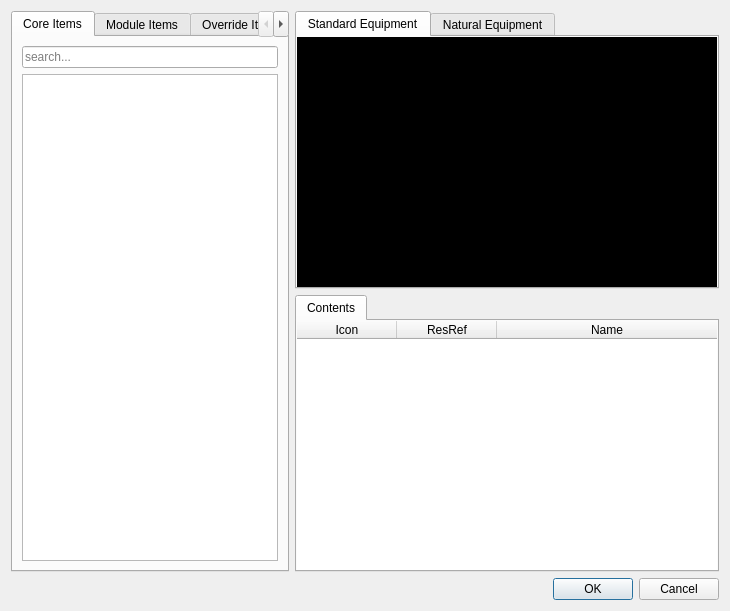
<?xml version="1.0" encoding="UTF-8"?>
<ui version="4.0">
 <class>Dialog</class>
 <widget class="QDialog" name="Dialog">
  <property name="geometry">
   <rect>
    <x>0</x>
    <y>0</y>
    <width>730</width>
    <height>611</height>
   </rect>
  </property>
  <property name="windowTitle">
   <string>Inventory Editor</string>
  </property>
  <layout class="QVBoxLayout" name="verticalLayout_2">
   <item>
    <layout class="QHBoxLayout" name="horizontalLayout" stretch="0,3">
     <item>
      <widget class="QTabWidget" name="tabWidget">
       <property name="currentIndex">
        <number>0</number>
       </property>
       <widget class="QWidget" name="tab">
        <attribute name="title">
         <string>Core Items</string>
        </attribute>
        <layout class="QVBoxLayout" name="verticalLayout_3">
         <item>
          <widget class="QLineEdit" name="coreSearchEdit">
           <property name="placeholderText">
            <string>search...</string>
           </property>
          </widget>
         </item>
         <item>
          <widget class="RobustTreeView" name="coreTree">
           <property name="editTriggers">
            <set>QAbstractItemView::NoEditTriggers</set>
           </property>
           <property name="dragEnabled">
            <bool>true</bool>
           </property>
           <property name="dragDropMode">
            <enum>QAbstractItemView::DragOnly</enum>
           </property>
           <property name="defaultDropAction">
            <enum>Qt::CopyAction</enum>
           </property>
           <property name="alternatingRowColors">
            <bool>true</bool>
           </property>
           <attribute name="headerVisible">
            <bool>false</bool>
           </attribute>
          </widget>
         </item>
        </layout>
       </widget>
       <widget class="QWidget" name="tab_2">
        <attribute name="title">
         <string>Module Items</string>
        </attribute>
        <layout class="QVBoxLayout" name="verticalLayout_4">
         <item>
          <widget class="QLineEdit" name="modulesSearchEdit">
           <property name="placeholderText">
            <string>search...</string>
           </property>
          </widget>
         </item>
         <item>
          <widget class="RobustTreeView" name="modulesTree">
           <property name="editTriggers">
            <set>QAbstractItemView::NoEditTriggers</set>
           </property>
           <property name="dragEnabled">
            <bool>true</bool>
           </property>
           <property name="dragDropMode">
            <enum>QAbstractItemView::DragOnly</enum>
           </property>
           <property name="defaultDropAction">
            <enum>Qt::CopyAction</enum>
           </property>
           <property name="alternatingRowColors">
            <bool>true</bool>
           </property>
           <property name="headerHidden">
            <bool>true</bool>
           </property>
          </widget>
         </item>
        </layout>
       </widget>
       <widget class="QWidget" name="tab_5">
        <attribute name="title">
         <string>Override Items</string>
        </attribute>
        <layout class="QVBoxLayout" name="verticalLayout_5">
         <item>
          <widget class="QLineEdit" name="overrideSearchEdit">
           <property name="placeholderText">
            <string>search...</string>
           </property>
          </widget>
         </item>
         <item>
          <widget class="RobustTreeView" name="overrideTree">
           <property name="editTriggers">
            <set>QAbstractItemView::NoEditTriggers</set>
           </property>
           <property name="dragEnabled">
            <bool>true</bool>
           </property>
           <property name="dragDropMode">
            <enum>QAbstractItemView::DragOnly</enum>
           </property>
           <property name="defaultDropAction">
            <enum>Qt::CopyAction</enum>
           </property>
           <property name="alternatingRowColors">
            <bool>true</bool>
           </property>
           <property name="headerHidden">
            <bool>true</bool>
           </property>
          </widget>
         </item>
        </layout>
       </widget>
      </widget>
     </item>
     <item>
      <layout class="QVBoxLayout" name="verticalLayout">
       <item>
        <widget class="QTabWidget" name="tabWidget_2">
         <property name="acceptDrops">
          <bool>true</bool>
         </property>
         <property name="autoFillBackground">
          <bool>true</bool>
         </property>
         <property name="styleSheet">
          <string notr="true"/>
         </property>
         <property name="currentIndex">
          <number>0</number>
         </property>
         <widget class="QWidget" name="standardEquipmentTab">
          <property name="autoFillBackground">
           <bool>false</bool>
          </property>
          <property name="styleSheet">
           <string notr="true">background-color: black;</string>
          </property>
          <attribute name="title">
           <string>Standard Equipment</string>
          </attribute>
          <layout class="QGridLayout" name="gridLayout_5">
           <item row="0" column="0">
            <layout class="QGridLayout" name="gridLayout" rowstretch="0,0,0" columnstretch="0,0,0,0">
             <item row="0" column="1">
              <widget class="DropFrame" name="headFrame">
               <property name="minimumSize">
                <size>
                 <width>64</width>
                 <height>64</height>
                </size>
               </property>
               <property name="maximumSize">
                <size>
                 <width>64</width>
                 <height>64</height>
                </size>
               </property>
               <property name="contextMenuPolicy">
                <enum>Qt::CustomContextMenu</enum>
               </property>
               <property name="acceptDrops">
                <bool>true</bool>
               </property>
               <property name="frameShape">
                <enum>QFrame::StyledPanel</enum>
               </property>
               <property name="frameShadow">
                <enum>QFrame::Raised</enum>
               </property>
               <widget class="QLabel" name="headPicture">
                <property name="geometry">
                 <rect>
                  <x>0</x>
                  <y>0</y>
                  <width>64</width>
                  <height>64</height>
                 </rect>
                </property>
                <property name="maximumSize">
                 <size>
                  <width>64</width>
                  <height>64</height>
                 </size>
                </property>
                <property name="styleSheet">
                 <string notr="true">background-color: none;</string>
                </property>
                <property name="text">
                 <string/>
                </property>
                <property name="pixmap">
                 <pixmap resource="../../resources/resources.qrc">:/images/inventory/human_head.png</pixmap>
                </property>
                <property name="scaledContents">
                 <bool>true</bool>
                </property>
               </widget>
               <widget class="QLabel" name="slotPicture_3">
                <property name="geometry">
                 <rect>
                  <x>0</x>
                  <y>0</y>
                  <width>64</width>
                  <height>64</height>
                 </rect>
                </property>
                <property name="maximumSize">
                 <size>
                  <width>64</width>
                  <height>64</height>
                 </size>
                </property>
                <property name="text">
                 <string/>
                </property>
                <property name="pixmap">
                 <pixmap resource="../../resources/resources.qrc">:/images/inventory/slot.png</pixmap>
                </property>
                <property name="scaledContents">
                 <bool>true</bool>
                </property>
               </widget>
               <zorder>slotPicture_3</zorder>
               <zorder>headPicture</zorder>
              </widget>
             </item>
             <item row="2" column="1">
              <widget class="DropFrame" name="beltFrame">
               <property name="maximumSize">
                <size>
                 <width>64</width>
                 <height>64</height>
                </size>
               </property>
               <property name="contextMenuPolicy">
                <enum>Qt::CustomContextMenu</enum>
               </property>
               <property name="acceptDrops">
                <bool>true</bool>
               </property>
               <property name="frameShape">
                <enum>QFrame::StyledPanel</enum>
               </property>
               <property name="frameShadow">
                <enum>QFrame::Raised</enum>
               </property>
               <widget class="QLabel" name="beltPicture">
                <property name="geometry">
                 <rect>
                  <x>0</x>
                  <y>0</y>
                  <width>64</width>
                  <height>64</height>
                 </rect>
                </property>
                <property name="maximumSize">
                 <size>
                  <width>64</width>
                  <height>64</height>
                 </size>
                </property>
                <property name="styleSheet">
                 <string notr="true">background-color: none;</string>
                </property>
                <property name="text">
                 <string/>
                </property>
                <property name="pixmap">
                 <pixmap resource="../../resources/resources.qrc">:/images/inventory/human_belt.png</pixmap>
                </property>
                <property name="scaledContents">
                 <bool>true</bool>
                </property>
               </widget>
               <widget class="QLabel" name="slotPicture_8">
                <property name="geometry">
                 <rect>
                  <x>0</x>
                  <y>0</y>
                  <width>64</width>
                  <height>64</height>
                 </rect>
                </property>
                <property name="maximumSize">
                 <size>
                  <width>64</width>
                  <height>64</height>
                 </size>
                </property>
                <property name="text">
                 <string/>
                </property>
                <property name="pixmap">
                 <pixmap resource="../../resources/resources.qrc">:/images/inventory/slot.png</pixmap>
                </property>
                <property name="scaledContents">
                 <bool>true</bool>
                </property>
               </widget>
               <zorder>slotPicture_8</zorder>
               <zorder>beltPicture</zorder>
              </widget>
             </item>
             <item row="1" column="3">
              <widget class="DropFrame" name="armrFrame">
               <property name="maximumSize">
                <size>
                 <width>64</width>
                 <height>64</height>
                </size>
               </property>
               <property name="contextMenuPolicy">
                <enum>Qt::CustomContextMenu</enum>
               </property>
               <property name="acceptDrops">
                <bool>true</bool>
               </property>
               <property name="frameShape">
                <enum>QFrame::StyledPanel</enum>
               </property>
               <property name="frameShadow">
                <enum>QFrame::Raised</enum>
               </property>
               <widget class="QLabel" name="armrPicture">
                <property name="geometry">
                 <rect>
                  <x>0</x>
                  <y>0</y>
                  <width>64</width>
                  <height>64</height>
                 </rect>
                </property>
                <property name="maximumSize">
                 <size>
                  <width>64</width>
                  <height>64</height>
                 </size>
                </property>
                <property name="styleSheet">
                 <string notr="true">background-color: none;</string>
                </property>
                <property name="text">
                 <string/>
                </property>
                <property name="pixmap">
                 <pixmap resource="../../resources/resources.qrc">:/images/inventory/human_forearm_r.png</pixmap>
                </property>
                <property name="scaledContents">
                 <bool>true</bool>
                </property>
               </widget>
               <widget class="QLabel" name="slotPicture_10">
                <property name="geometry">
                 <rect>
                  <x>0</x>
                  <y>0</y>
                  <width>64</width>
                  <height>64</height>
                 </rect>
                </property>
                <property name="maximumSize">
                 <size>
                  <width>64</width>
                  <height>64</height>
                 </size>
                </property>
                <property name="text">
                 <string/>
                </property>
                <property name="pixmap">
                 <pixmap resource="../../resources/resources.qrc">:/images/inventory/slot.png</pixmap>
                </property>
                <property name="scaledContents">
                 <bool>true</bool>
                </property>
               </widget>
               <zorder>slotPicture_10</zorder>
               <zorder>armrPicture</zorder>
              </widget>
             </item>
             <item row="2" column="3">
              <widget class="DropFrame" name="handrFrame">
               <property name="maximumSize">
                <size>
                 <width>64</width>
                 <height>64</height>
                </size>
               </property>
               <property name="contextMenuPolicy">
                <enum>Qt::CustomContextMenu</enum>
               </property>
               <property name="acceptDrops">
                <bool>true</bool>
               </property>
               <property name="frameShape">
                <enum>QFrame::StyledPanel</enum>
               </property>
               <property name="frameShadow">
                <enum>QFrame::Raised</enum>
               </property>
               <widget class="QLabel" name="handrPicture">
                <property name="geometry">
                 <rect>
                  <x>0</x>
                  <y>0</y>
                  <width>64</width>
                  <height>64</height>
                 </rect>
                </property>
                <property name="maximumSize">
                 <size>
                  <width>64</width>
                  <height>64</height>
                 </size>
                </property>
                <property name="styleSheet">
                 <string notr="true">background-color: none;</string>
                </property>
                <property name="text">
                 <string/>
                </property>
                <property name="pixmap">
                 <pixmap resource="../../resources/resources.qrc">:/images/inventory/human_hand_r.png</pixmap>
                </property>
                <property name="scaledContents">
                 <bool>true</bool>
                </property>
               </widget>
               <widget class="QLabel" name="slotPicture_9">
                <property name="geometry">
                 <rect>
                  <x>0</x>
                  <y>0</y>
                  <width>64</width>
                  <height>64</height>
                 </rect>
                </property>
                <property name="maximumSize">
                 <size>
                  <width>64</width>
                  <height>64</height>
                 </size>
                </property>
                <property name="text">
                 <string/>
                </property>
                <property name="pixmap">
                 <pixmap resource="../../resources/resources.qrc">:/images/inventory/slot.png</pixmap>
                </property>
                <property name="scaledContents">
                 <bool>true</bool>
                </property>
               </widget>
               <zorder>slotPicture_9</zorder>
               <zorder>handrPicture</zorder>
              </widget>
             </item>
             <item row="2" column="0">
              <widget class="DropFrame" name="handlFrame">
               <property name="maximumSize">
                <size>
                 <width>64</width>
                 <height>64</height>
                </size>
               </property>
               <property name="contextMenuPolicy">
                <enum>Qt::CustomContextMenu</enum>
               </property>
               <property name="acceptDrops">
                <bool>true</bool>
               </property>
               <property name="frameShape">
                <enum>QFrame::StyledPanel</enum>
               </property>
               <property name="frameShadow">
                <enum>QFrame::Raised</enum>
               </property>
               <widget class="QLabel" name="handlPicture">
                <property name="geometry">
                 <rect>
                  <x>0</x>
                  <y>0</y>
                  <width>64</width>
                  <height>64</height>
                 </rect>
                </property>
                <property name="maximumSize">
                 <size>
                  <width>64</width>
                  <height>64</height>
                 </size>
                </property>
                <property name="styleSheet">
                 <string notr="true">background-color: none;</string>
                </property>
                <property name="text">
                 <string/>
                </property>
                <property name="pixmap">
                 <pixmap resource="../../resources/resources.qrc">:/images/inventory/human_hand_l.png</pixmap>
                </property>
                <property name="scaledContents">
                 <bool>true</bool>
                </property>
               </widget>
               <widget class="QLabel" name="slotPicture_7">
                <property name="geometry">
                 <rect>
                  <x>0</x>
                  <y>0</y>
                  <width>64</width>
                  <height>64</height>
                 </rect>
                </property>
                <property name="maximumSize">
                 <size>
                  <width>64</width>
                  <height>64</height>
                 </size>
                </property>
                <property name="text">
                 <string/>
                </property>
                <property name="pixmap">
                 <pixmap resource="../../resources/resources.qrc">:/images/inventory/slot.png</pixmap>
                </property>
                <property name="scaledContents">
                 <bool>true</bool>
                </property>
               </widget>
               <zorder>slotPicture_7</zorder>
               <zorder>handlPicture</zorder>
              </widget>
             </item>
             <item row="0" column="0">
              <widget class="DropFrame" name="implantFrame">
               <property name="sizePolicy">
                <sizepolicy hsizetype="Minimum" vsizetype="Minimum">
                 <horstretch>0</horstretch>
                 <verstretch>0</verstretch>
                </sizepolicy>
               </property>
               <property name="maximumSize">
                <size>
                 <width>64</width>
                 <height>64</height>
                </size>
               </property>
               <property name="contextMenuPolicy">
                <enum>Qt::CustomContextMenu</enum>
               </property>
               <property name="acceptDrops">
                <bool>true</bool>
               </property>
               <property name="frameShape">
                <enum>QFrame::StyledPanel</enum>
               </property>
               <property name="frameShadow">
                <enum>QFrame::Raised</enum>
               </property>
               <widget class="QLabel" name="implantPicture">
                <property name="geometry">
                 <rect>
                  <x>0</x>
                  <y>0</y>
                  <width>64</width>
                  <height>64</height>
                 </rect>
                </property>
                <property name="maximumSize">
                 <size>
                  <width>64</width>
                  <height>64</height>
                 </size>
                </property>
                <property name="acceptDrops">
                 <bool>true</bool>
                </property>
                <property name="styleSheet">
                 <string notr="true">background-color: none;</string>
                </property>
                <property name="pixmap">
                 <pixmap resource="../../resources/resources.qrc">:/images/inventory/human_implant.png</pixmap>
                </property>
                <property name="scaledContents">
                 <bool>true</bool>
                </property>
               </widget>
               <widget class="QLabel" name="slotPicture">
                <property name="geometry">
                 <rect>
                  <x>0</x>
                  <y>0</y>
                  <width>64</width>
                  <height>64</height>
                 </rect>
                </property>
                <property name="maximumSize">
                 <size>
                  <width>64</width>
                  <height>64</height>
                 </size>
                </property>
                <property name="acceptDrops">
                 <bool>true</bool>
                </property>
                <property name="text">
                 <string/>
                </property>
                <property name="pixmap">
                 <pixmap resource="../../resources/resources.qrc">:/images/inventory/slot.png</pixmap>
                </property>
                <property name="scaledContents">
                 <bool>true</bool>
                </property>
               </widget>
               <zorder>slotPicture</zorder>
               <zorder>implantPicture</zorder>
              </widget>
             </item>
             <item row="0" column="3">
              <widget class="DropFrame" name="gauntletFrame">
               <property name="maximumSize">
                <size>
                 <width>64</width>
                 <height>64</height>
                </size>
               </property>
               <property name="contextMenuPolicy">
                <enum>Qt::CustomContextMenu</enum>
               </property>
               <property name="acceptDrops">
                <bool>true</bool>
               </property>
               <property name="frameShape">
                <enum>QFrame::StyledPanel</enum>
               </property>
               <property name="frameShadow">
                <enum>QFrame::Raised</enum>
               </property>
               <widget class="QLabel" name="gauntletPicture">
                <property name="geometry">
                 <rect>
                  <x>0</x>
                  <y>0</y>
                  <width>64</width>
                  <height>64</height>
                 </rect>
                </property>
                <property name="maximumSize">
                 <size>
                  <width>64</width>
                  <height>64</height>
                 </size>
                </property>
                <property name="styleSheet">
                 <string notr="true">background-color: none;</string>
                </property>
                <property name="text">
                 <string/>
                </property>
                <property name="pixmap">
                 <pixmap resource="../../resources/resources.qrc">:/images/inventory/human_gauntlet.png</pixmap>
                </property>
                <property name="scaledContents">
                 <bool>true</bool>
                </property>
               </widget>
               <widget class="QLabel" name="slotPicture_4">
                <property name="geometry">
                 <rect>
                  <x>0</x>
                  <y>0</y>
                  <width>64</width>
                  <height>64</height>
                 </rect>
                </property>
                <property name="maximumSize">
                 <size>
                  <width>64</width>
                  <height>64</height>
                 </size>
                </property>
                <property name="text">
                 <string/>
                </property>
                <property name="pixmap">
                 <pixmap resource="../../resources/resources.qrc">:/images/inventory/slot.png</pixmap>
                </property>
                <property name="scaledContents">
                 <bool>true</bool>
                </property>
               </widget>
               <zorder>slotPicture_4</zorder>
               <zorder>gauntletPicture</zorder>
              </widget>
             </item>
             <item row="1" column="1">
              <widget class="DropFrame" name="armorFrame">
               <property name="maximumSize">
                <size>
                 <width>64</width>
                 <height>64</height>
                </size>
               </property>
               <property name="contextMenuPolicy">
                <enum>Qt::CustomContextMenu</enum>
               </property>
               <property name="acceptDrops">
                <bool>true</bool>
               </property>
               <property name="frameShape">
                <enum>QFrame::StyledPanel</enum>
               </property>
               <property name="frameShadow">
                <enum>QFrame::Raised</enum>
               </property>
               <widget class="QLabel" name="armorPicture">
                <property name="geometry">
                 <rect>
                  <x>0</x>
                  <y>0</y>
                  <width>64</width>
                  <height>64</height>
                 </rect>
                </property>
                <property name="maximumSize">
                 <size>
                  <width>64</width>
                  <height>64</height>
                 </size>
                </property>
                <property name="styleSheet">
                 <string notr="true">background-color: none;</string>
                </property>
                <property name="text">
                 <string/>
                </property>
                <property name="pixmap">
                 <pixmap resource="../../resources/resources.qrc">:/images/inventory/human_armor.png</pixmap>
                </property>
                <property name="scaledContents">
                 <bool>true</bool>
                </property>
               </widget>
               <widget class="QLabel" name="slotPicture_6">
                <property name="geometry">
                 <rect>
                  <x>0</x>
                  <y>0</y>
                  <width>64</width>
                  <height>64</height>
                 </rect>
                </property>
                <property name="maximumSize">
                 <size>
                  <width>64</width>
                  <height>64</height>
                 </size>
                </property>
                <property name="text">
                 <string/>
                </property>
                <property name="pixmap">
                 <pixmap resource="../../resources/resources.qrc">:/images/inventory/slot.png</pixmap>
                </property>
                <property name="scaledContents">
                 <bool>true</bool>
                </property>
               </widget>
               <zorder>slotPicture_6</zorder>
               <zorder>armorPicture</zorder>
              </widget>
             </item>
             <item row="1" column="0">
              <widget class="DropFrame" name="armlFrame">
               <property name="maximumSize">
                <size>
                 <width>64</width>
                 <height>64</height>
                </size>
               </property>
               <property name="contextMenuPolicy">
                <enum>Qt::CustomContextMenu</enum>
               </property>
               <property name="acceptDrops">
                <bool>true</bool>
               </property>
               <property name="frameShape">
                <enum>QFrame::StyledPanel</enum>
               </property>
               <property name="frameShadow">
                <enum>QFrame::Raised</enum>
               </property>
               <widget class="QLabel" name="armlPicture">
                <property name="geometry">
                 <rect>
                  <x>0</x>
                  <y>0</y>
                  <width>64</width>
                  <height>64</height>
                 </rect>
                </property>
                <property name="maximumSize">
                 <size>
                  <width>64</width>
                  <height>64</height>
                 </size>
                </property>
                <property name="styleSheet">
                 <string notr="true">background-color: none;</string>
                </property>
                <property name="text">
                 <string/>
                </property>
                <property name="pixmap">
                 <pixmap resource="../../resources/resources.qrc">:/images/inventory/human_forearm_l.png</pixmap>
                </property>
                <property name="scaledContents">
                 <bool>true</bool>
                </property>
               </widget>
               <widget class="QLabel" name="slotPicture_5">
                <property name="geometry">
                 <rect>
                  <x>0</x>
                  <y>0</y>
                  <width>64</width>
                  <height>64</height>
                 </rect>
                </property>
                <property name="maximumSize">
                 <size>
                  <width>64</width>
                  <height>64</height>
                 </size>
                </property>
                <property name="text">
                 <string/>
                </property>
                <property name="pixmap">
                 <pixmap resource="../../resources/resources.qrc">:/images/inventory/slot.png</pixmap>
                </property>
                <property name="scaledContents">
                 <bool>true</bool>
                </property>
               </widget>
               <zorder>slotPicture_5</zorder>
               <zorder>armlPicture</zorder>
              </widget>
             </item>
            </layout>
           </item>
          </layout>
         </widget>
         <widget class="QWidget" name="naturalEquipmentTab">
          <property name="styleSheet">
           <string notr="true">background-color: black;</string>
          </property>
          <attribute name="title">
           <string>Natural Equipment</string>
          </attribute>
          <layout class="QGridLayout" name="gridLayout_2">
           <item row="0" column="0">
            <widget class="DropFrame" name="claw1Frame">
             <property name="sizePolicy">
              <sizepolicy hsizetype="Minimum" vsizetype="Minimum">
               <horstretch>0</horstretch>
               <verstretch>0</verstretch>
              </sizepolicy>
             </property>
             <property name="maximumSize">
              <size>
               <width>64</width>
               <height>64</height>
              </size>
             </property>
             <property name="contextMenuPolicy">
              <enum>Qt::CustomContextMenu</enum>
             </property>
             <property name="acceptDrops">
              <bool>true</bool>
             </property>
             <property name="frameShape">
              <enum>QFrame::StyledPanel</enum>
             </property>
             <property name="frameShadow">
              <enum>QFrame::Raised</enum>
             </property>
             <widget class="QLabel" name="claw1Picture">
              <property name="geometry">
               <rect>
                <x>0</x>
                <y>0</y>
                <width>64</width>
                <height>64</height>
               </rect>
              </property>
              <property name="maximumSize">
               <size>
                <width>64</width>
                <height>64</height>
               </size>
              </property>
              <property name="styleSheet">
               <string notr="true">background-color: none;</string>
              </property>
              <property name="text">
               <string/>
              </property>
              <property name="pixmap">
               <pixmap resource="../../resources/resources.qrc">:/images/inventory/human_gauntlet.png</pixmap>
              </property>
              <property name="scaledContents">
               <bool>true</bool>
              </property>
             </widget>
             <widget class="QLabel" name="slotPicture_2">
              <property name="geometry">
               <rect>
                <x>0</x>
                <y>0</y>
                <width>64</width>
                <height>64</height>
               </rect>
              </property>
              <property name="maximumSize">
               <size>
                <width>64</width>
                <height>64</height>
               </size>
              </property>
              <property name="text">
               <string/>
              </property>
              <property name="pixmap">
               <pixmap resource="../../resources/resources.qrc">:/images/inventory/slot.png</pixmap>
              </property>
              <property name="scaledContents">
               <bool>true</bool>
              </property>
             </widget>
             <zorder>slotPicture_2</zorder>
             <zorder>claw1Picture</zorder>
            </widget>
           </item>
           <item row="0" column="1">
            <widget class="DropFrame" name="claw2Frame">
             <property name="minimumSize">
              <size>
               <width>64</width>
               <height>64</height>
              </size>
             </property>
             <property name="maximumSize">
              <size>
               <width>64</width>
               <height>64</height>
              </size>
             </property>
             <property name="contextMenuPolicy">
              <enum>Qt::CustomContextMenu</enum>
             </property>
             <property name="acceptDrops">
              <bool>true</bool>
             </property>
             <property name="frameShape">
              <enum>QFrame::StyledPanel</enum>
             </property>
             <property name="frameShadow">
              <enum>QFrame::Raised</enum>
             </property>
             <widget class="QLabel" name="claw2Picture">
              <property name="geometry">
               <rect>
                <x>0</x>
                <y>0</y>
                <width>64</width>
                <height>64</height>
               </rect>
              </property>
              <property name="maximumSize">
               <size>
                <width>64</width>
                <height>64</height>
               </size>
              </property>
              <property name="styleSheet">
               <string notr="true">background-color: none;</string>
              </property>
              <property name="text">
               <string/>
              </property>
              <property name="pixmap">
               <pixmap resource="../../resources/resources.qrc">:/images/inventory/human_gauntlet.png</pixmap>
              </property>
              <property name="scaledContents">
               <bool>true</bool>
              </property>
             </widget>
             <widget class="QLabel" name="slotPicture_13">
              <property name="geometry">
               <rect>
                <x>0</x>
                <y>0</y>
                <width>64</width>
                <height>64</height>
               </rect>
              </property>
              <property name="maximumSize">
               <size>
                <width>64</width>
                <height>64</height>
               </size>
              </property>
              <property name="text">
               <string/>
              </property>
              <property name="pixmap">
               <pixmap resource="../../resources/resources.qrc">:/images/inventory/slot.png</pixmap>
              </property>
              <property name="scaledContents">
               <bool>true</bool>
              </property>
             </widget>
             <zorder>slotPicture_13</zorder>
             <zorder>claw2Picture</zorder>
            </widget>
           </item>
           <item row="0" column="2">
            <widget class="DropFrame" name="claw3Frame">
             <property name="maximumSize">
              <size>
               <width>64</width>
               <height>64</height>
              </size>
             </property>
             <property name="contextMenuPolicy">
              <enum>Qt::CustomContextMenu</enum>
             </property>
             <property name="acceptDrops">
              <bool>true</bool>
             </property>
             <property name="frameShape">
              <enum>QFrame::StyledPanel</enum>
             </property>
             <property name="frameShadow">
              <enum>QFrame::Raised</enum>
             </property>
             <widget class="QLabel" name="claw3Picture">
              <property name="geometry">
               <rect>
                <x>0</x>
                <y>0</y>
                <width>64</width>
                <height>64</height>
               </rect>
              </property>
              <property name="maximumSize">
               <size>
                <width>64</width>
                <height>64</height>
               </size>
              </property>
              <property name="styleSheet">
               <string notr="true">background-color: none;</string>
              </property>
              <property name="text">
               <string/>
              </property>
              <property name="pixmap">
               <pixmap resource="../../resources/resources.qrc">:/images/inventory/human_gauntlet.png</pixmap>
              </property>
              <property name="scaledContents">
               <bool>true</bool>
              </property>
             </widget>
             <widget class="QLabel" name="slotPicture_11">
              <property name="geometry">
               <rect>
                <x>0</x>
                <y>0</y>
                <width>64</width>
                <height>64</height>
               </rect>
              </property>
              <property name="maximumSize">
               <size>
                <width>64</width>
                <height>64</height>
               </size>
              </property>
              <property name="text">
               <string/>
              </property>
              <property name="pixmap">
               <pixmap resource="../../resources/resources.qrc">:/images/inventory/slot.png</pixmap>
              </property>
              <property name="scaledContents">
               <bool>true</bool>
              </property>
             </widget>
             <zorder>slotPicture_11</zorder>
             <zorder>claw3Picture</zorder>
            </widget>
           </item>
           <item row="1" column="0">
            <widget class="QFrame" name="frame">
             <property name="maximumSize">
              <size>
               <width>64</width>
               <height>64</height>
              </size>
             </property>
             <property name="frameShape">
              <enum>QFrame::StyledPanel</enum>
             </property>
             <property name="frameShadow">
              <enum>QFrame::Raised</enum>
             </property>
            </widget>
           </item>
           <item row="1" column="1">
            <widget class="DropFrame" name="hideFrame">
             <property name="maximumSize">
              <size>
               <width>64</width>
               <height>64</height>
              </size>
             </property>
             <property name="contextMenuPolicy">
              <enum>Qt::CustomContextMenu</enum>
             </property>
             <property name="acceptDrops">
              <bool>true</bool>
             </property>
             <property name="frameShape">
              <enum>QFrame::StyledPanel</enum>
             </property>
             <property name="frameShadow">
              <enum>QFrame::Raised</enum>
             </property>
             <widget class="QLabel" name="hidePicture">
              <property name="geometry">
               <rect>
                <x>0</x>
                <y>0</y>
                <width>64</width>
                <height>64</height>
               </rect>
              </property>
              <property name="maximumSize">
               <size>
                <width>64</width>
                <height>64</height>
               </size>
              </property>
              <property name="styleSheet">
               <string notr="true">background-color: none;</string>
              </property>
              <property name="text">
               <string/>
              </property>
              <property name="pixmap">
               <pixmap resource="../../resources/resources.qrc">:/images/inventory/human_armor.png</pixmap>
              </property>
              <property name="scaledContents">
               <bool>true</bool>
              </property>
             </widget>
             <widget class="QLabel" name="slotPicture_12">
              <property name="geometry">
               <rect>
                <x>0</x>
                <y>0</y>
                <width>64</width>
                <height>64</height>
               </rect>
              </property>
              <property name="maximumSize">
               <size>
                <width>64</width>
                <height>64</height>
               </size>
              </property>
              <property name="text">
               <string/>
              </property>
              <property name="pixmap">
               <pixmap resource="../../resources/resources.qrc">:/images/inventory/slot.png</pixmap>
              </property>
              <property name="scaledContents">
               <bool>true</bool>
              </property>
             </widget>
             <zorder>slotPicture_12</zorder>
             <zorder>hidePicture</zorder>
            </widget>
           </item>
           <item row="1" column="2">
            <widget class="QFrame" name="frame_2">
             <property name="maximumSize">
              <size>
               <width>64</width>
               <height>64</height>
              </size>
             </property>
             <property name="frameShape">
              <enum>QFrame::StyledPanel</enum>
             </property>
             <property name="frameShadow">
              <enum>QFrame::Raised</enum>
             </property>
            </widget>
           </item>
          </layout>
          <zorder>claw1Frame</zorder>
          <zorder>claw2Frame</zorder>
          <zorder>claw3Frame</zorder>
          <zorder>frame</zorder>
          <zorder>frame_2</zorder>
          <zorder>hideFrame</zorder>
         </widget>
        </widget>
       </item>
       <item>
        <widget class="QTabWidget" name="tabWidget_3">
         <widget class="QWidget" name="contentsTab">
          <attribute name="title">
           <string>Contents</string>
          </attribute>
          <layout class="QGridLayout" name="gridLayout_3">
           <property name="leftMargin">
            <number>0</number>
           </property>
           <property name="topMargin">
            <number>0</number>
           </property>
           <property name="rightMargin">
            <number>0</number>
           </property>
           <property name="bottomMargin">
            <number>0</number>
           </property>
           <property name="spacing">
            <number>0</number>
           </property>
           <item row="0" column="0">
            <widget class="InventoryTable" name="contentsTable">
             <property name="contextMenuPolicy">
              <enum>Qt::CustomContextMenu</enum>
             </property>
             <property name="frameShape">
              <enum>QFrame::NoFrame</enum>
             </property>
             <property name="dragDropMode">
              <enum>QAbstractItemView::DropOnly</enum>
             </property>
             <property name="selectionMode">
              <enum>QAbstractItemView::SingleSelection</enum>
             </property>
             <property name="selectionBehavior">
              <enum>QAbstractItemView::SelectRows</enum>
             </property>
             <property name="iconSize">
              <size>
               <width>48</width>
               <height>48</height>
              </size>
             </property>
             <attribute name="horizontalHeaderStretchLastSection">
              <bool>true</bool>
             </attribute>
             <column>
              <property name="text">
               <string>Icon</string>
              </property>
             </column>
             <column>
              <property name="text">
               <string>ResRef</string>
              </property>
             </column>
             <column>
              <property name="text">
               <string>Name</string>
              </property>
             </column>
            </widget>
           </item>
          </layout>
         </widget>
        </widget>
       </item>
      </layout>
     </item>
    </layout>
   </item>
   <item>
    <layout class="QHBoxLayout" name="horizontalLayout_2">
     <item>
      <spacer name="horizontalSpacer">
       <property name="orientation">
        <enum>Qt::Horizontal</enum>
       </property>
       <property name="sizeHint" stdset="0">
        <size>
         <width>40</width>
         <height>20</height>
        </size>
       </property>
      </spacer>
     </item>
     <item>
      <widget class="QPushButton" name="okButton">
       <property name="text">
        <string>OK</string>
       </property>
      </widget>
     </item>
     <item>
      <widget class="QPushButton" name="cancelButton">
       <property name="text">
        <string>Cancel</string>
       </property>
      </widget>
     </item>
    </layout>
   </item>
  </layout>
 </widget>
 <customwidgets>
  <customwidget>
   <class>RobustTreeView</class>
   <extends>QTreeView</extends>
   <header location="global">toolset.gui.editors.dlg</header>
  </customwidget>
  <customwidget>
   <class>DropFrame</class>
   <extends>QFrame</extends>
   <header location="global">toolset.gui.dialogs.inventory</header>
   <container>1</container>
  </customwidget>
  <customwidget>
   <class>InventoryTable</class>
   <extends>QTableWidget</extends>
   <header location="global">toolset.gui.dialogs.inventory</header>
  </customwidget>
 </customwidgets>
 <resources>
  <include location="../../resources/resources.qrc"/>
 </resources>
 <connections/>
</ui>
